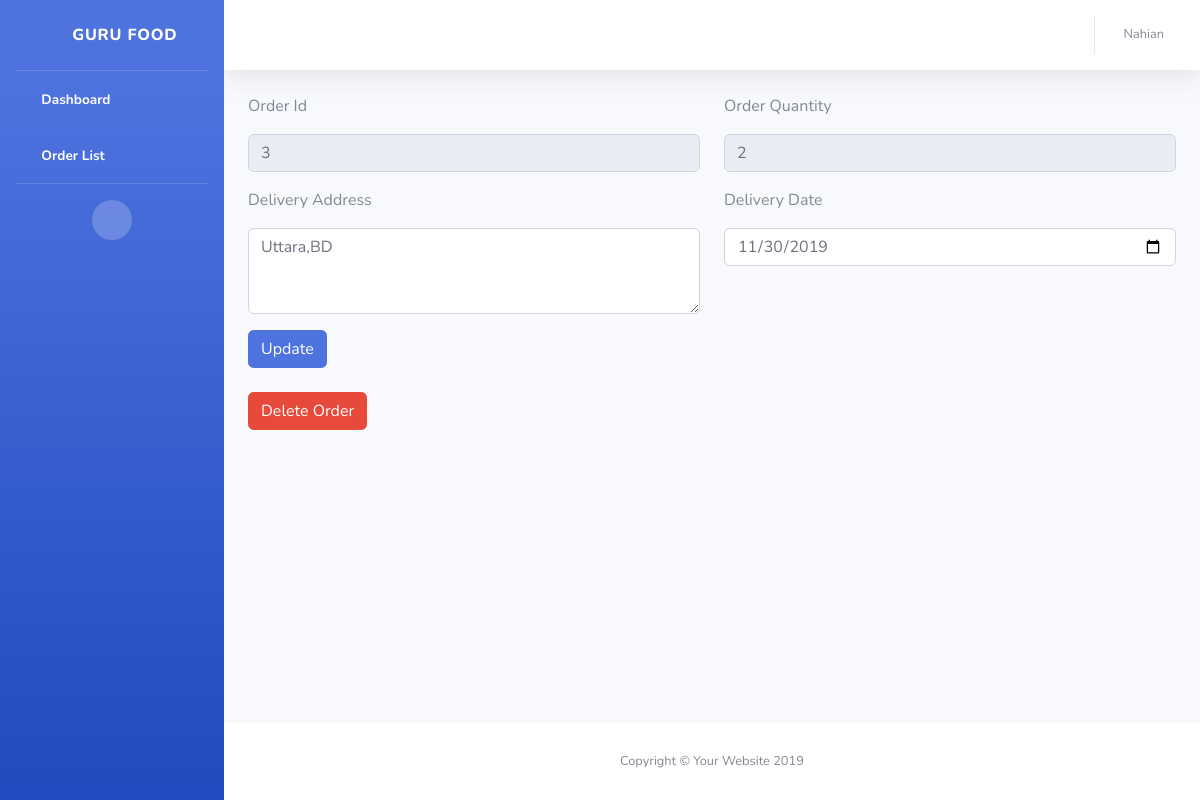
/user/edit-order/3 (signed in), run on the app's committed database.
### home/models.py (models this page shows, shortened)
class FoodOrder(models.Model):
    username = models.CharField(max_length=255)
    useremail = models.CharField(max_length=255)
    address = models.CharField(max_length=255)
    orderDate = models.DateTimeField(auto_now_add=True)
    deliveryDate = models.CharField(max_length=255)
    foodItemName = models.TextField()
    quantity =  models.CharField(max_length=255)
    bill = models.CharField(max_length=255)
    Payablebill = models.CharField(max_length=255)
    paid = models.BooleanField(default=False)

### user/views.py (the view)
# urls.py: path('edit-order/<int:id>',views.editOrder),
def editOrder(request,id):
    data = FoodOrder.objects.filter(id=id).get();
    return render(request,'user/editOrder.html',{'data':data})

### user/templates/user/editOrder.html (shortened to what this page needs)
{% extends 'dashbord_master.html' %}
{% load static from staticfiles %}
{% block content %}
<div class="container">
  <form class="admin" method="POST" action="{% url 'updateorder' %}">
    <div class="form-group row">
      <div class="col-sm-6 mb-3 mb-sm-0">
        <p> Order Id </p>
        <input type="text" name="id" class="form-control form-control-user" value="{{data.id}}" readonly id="exampleFirstName">
      </div>
      <div class="col-sm-6">
          <p> Order Quantity </p>
        <input type="number" name="quantity" value="{{data.quantity}}" readonly class="form-control form-control-user" id="exampleLastName" >
      </div>
    </div>
    <div class="form-group row">
      <div class="col-sm-6 mb-3 mb-sm-0">
          <p> Delivery Address </p>
        <textarea class="form-control form-control-user" name="address" id="" cols="30" rows="3">{{data.address}}</textarea>
      </div>
      <div class="col-sm-6">
          <p> Delivery Date </p>
        <input type="date" class="form-control form-control-user" name="deliveryDate" value="{{data.deliveryDate}}" id="exampleRepeatPassword">
      </div>
    </div>
    <button class="btn btn-primary"> Update </button>
  </form>
  <br>
  <button onclick='window.location.href = "/user/delete-order/{{data.id}}"' class="btn btn-danger"> Delete Order </button>
</div>
{% endblock %}

### user/templates/user_topbar.html (shortened to what this page needs)
{% load static from staticfiles %}
<nav class="navbar navbar-expand navbar-light bg-white topbar mb-4 static-top shadow">
        <ul class="navbar-nav ml-auto">
          <li class="nav-item dropdown no-arrow">
            <a class="nav-link dropdown-toggle" href="#" id="userDropdown" role="button" data-toggle="dropdown" aria-haspopup="true" aria-expanded="false">
              <span class="mr-2 d-none d-lg-inline text-gray-600 small"> {{request.session.username}} </span>
            </a>
          </li>
        </ul>
      </nav>

### data on the page
FoodOrder: session.username "Nahian", id "3", quantity "2", address "Uttara,BD", deliveryDate "11/30/2019"
